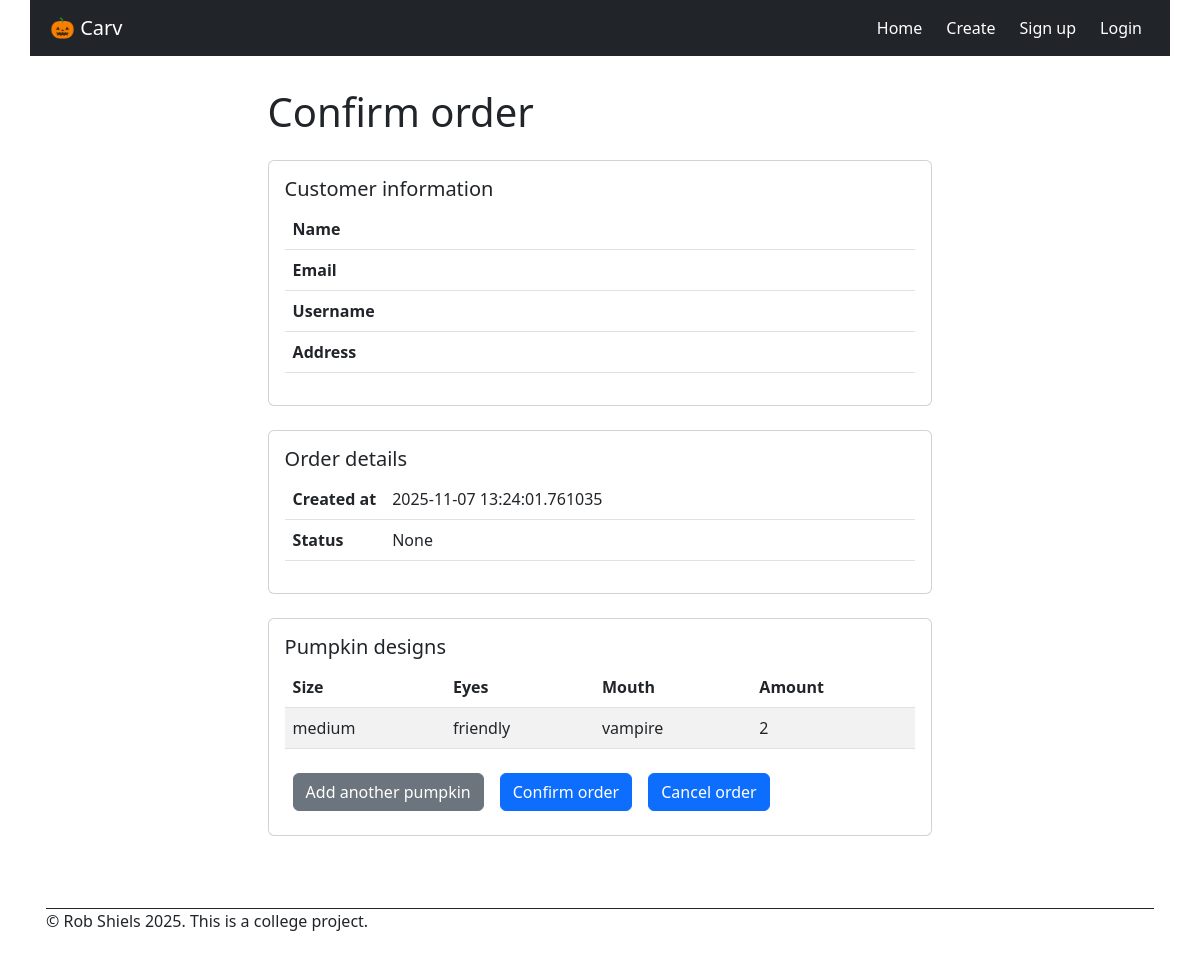
The app's page /order/2, older data.
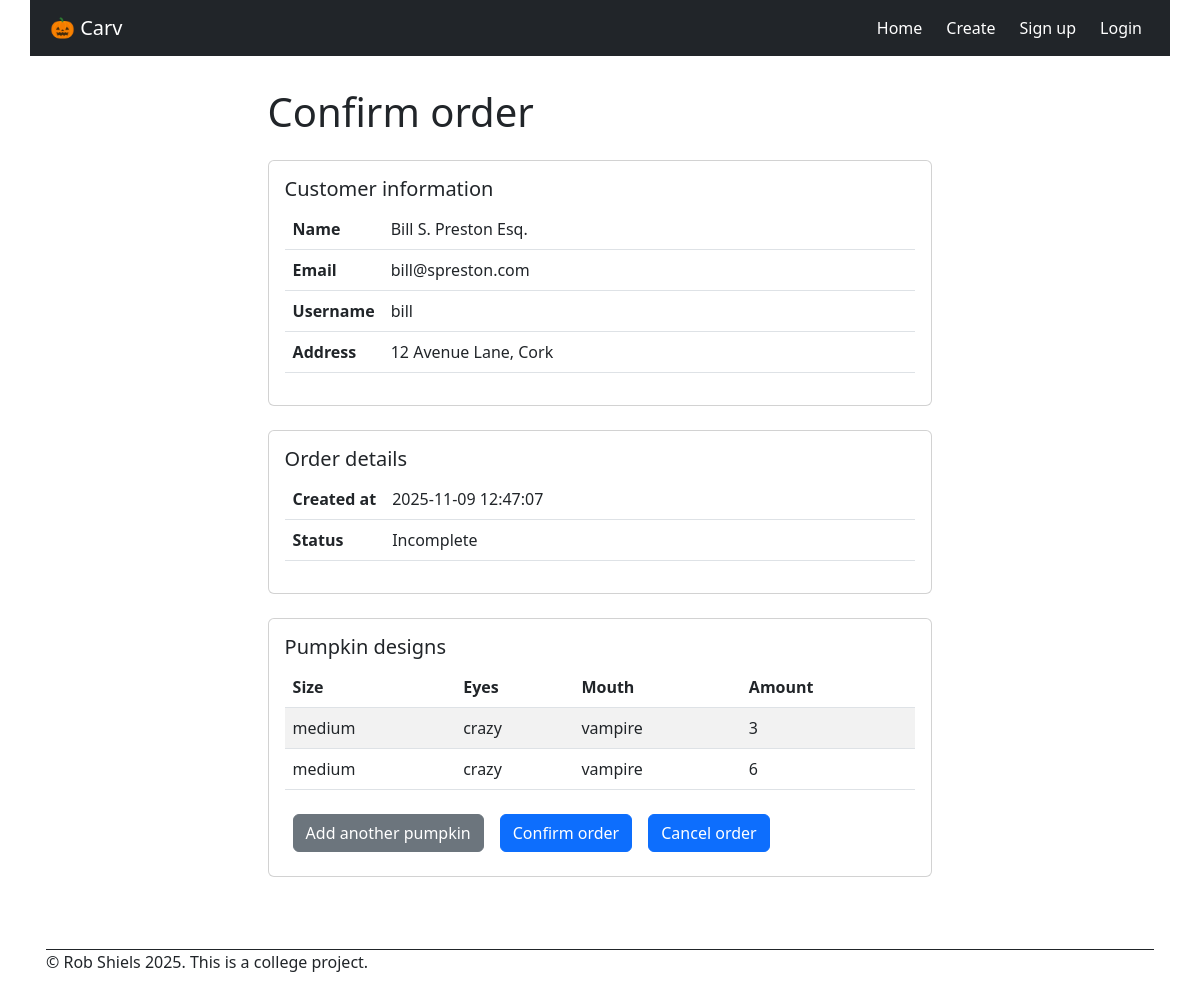
The same page, newer data.
### models.py (models this page shows, shortened)
class Order(db.Model):
    __tablename__ = 'order'
    order_id: Mapped[int] = mapped_column(primary_key=True)
    created_at: Mapped[datetime] = mapped_column(nullable=False,  default=lambda: datetime.now(timezone.utc).replace(microsecond=0))
    status: Mapped[str] = mapped_column(nullable=True)
    customer_id: Mapped[int] = mapped_column(db.ForeignKey('user.user_id'), nullable=False) # Add 'delete' button to delete customer and all associated ordres
    customer = db.relationship('User', back_populates='orders')
    pumpkins = db.relationship('PumpkinDesign', back_populates='order',  cascade='all, delete-orphan', passive_deletes=True )  # one-to-many

class PumpkinDesign(db.Model):
    __tablename__ = 'pumpkin_design'
    design_id: Mapped[int] = mapped_column(primary_key=True)
    size: Mapped[str] = mapped_column(nullable=False)
    eyes: Mapped[str] = mapped_column(nullable=False)
    mouth: Mapped[str] = mapped_column(nullable=False)
    amount: Mapped[int] = mapped_column(nullable=False)
    created_at: Mapped[datetime] = mapped_column(nullable=False,  default=lambda: datetime.now(timezone.utc).replace(microsecond=0))
    order_id: Mapped[int] = mapped_column(db.ForeignKey('order.order_id', ondelete='CASCADE'), nullable=False)
    order = db.relationship('Order', back_populates='pumpkins')

class User(db.Model, UserMixin):
    __tablename__ = 'user'
    user_id: Mapped[int] = mapped_column(primary_key=True)
    username: Mapped[str] = mapped_column(nullable=False)
    password: Mapped[str] = mapped_column(nullable=False)
    name: Mapped[str] = mapped_column(nullable=False)
    email: Mapped[str] = mapped_column(nullable=False, unique=True)
    address: Mapped[str] = mapped_column(nullable=False)
    role: Mapped[str] = mapped_column(nullable=False, default="customer")
    orders = db.relationship('Order', back_populates='customer')

### app.py (the view)
@app.route('/order/<int:order_id>', methods=["GET"])
def order_submit(order_id):
    order = Order.query.get_or_404(order_id)
    if order.status == "Confirmed":
        return redirect(url_for("my_account"))
    return render_template('order.html', order=order)

### templates/order.html
{% set title = "Confirm order" %}
{% extends "base.html" %}
{% block main %}
<div class="card mb-4">
    <div class="card-body">
        <h5 class="card-title ">Customer information</h5>
        <table class="table">
            <tbody>
                <tr>
                    <th scope="row" class="hug">Name</th>
                    <td>{{ order.customer.name }}</td>
                </tr>
                <tr>
                    <th scope="row" class="hug">Email</th>
                    <td>{{ order.customer.email }}</td>
                </tr>
                <tr>
                    <th scope="row" class="hug">Username</th>
                    <td>{{ order.customer.username }}</td>
                </tr>
                <tr>
                    <th scope="row" class="hug">Address</th>
                    <td>{{ order.customer.address }}</td>
                </tr>
            </tbody>
        </table>
    </div>
</div>
<div class="card mb-4">
    <div class="card-body">
        <h5 class="card-title">Order details</h5>
        <table class="table">
            <tbody>
                <tr>
                    <th scope="row" class="hug">Created at</th>
                    <td>{{ order.created_at }}</td>
                </tr>
                <tr>
                    <th scope="row" class="hug">Status</th>
                    <td>{{ order.status }}</td>
                </tr>
            </tbody>
        </table>
    </div>
</div>
<div class="card mb-4">
    <div class="card-body">
        <h5 class="card-title ">Pumpkin designs</h5>
        <table class="table table-striped">
            <thead>
                <tr>
                    <th>Size</th>
                    <th>Eyes</th>
                    <th>Mouth</th>
                    <th>Amount</th>
                </tr>
            </thead>
            <tbody>
                {% for pumpkin in order.pumpkins %}
                <tr>
                    <td>{{ pumpkin.size }}</td>
                    <td>{{ pumpkin.eyes }}</td>
                    <td>{{ pumpkin.mouth }}</td>
                    <td>{{ pumpkin.amount }}</td>
                </tr>
                {% endfor %}
            </tbody>
        </table>
        <div class="button-group-inline">
            <form id="add-another-pumpkin" action="{{url_for('add_another_pumpkin', order_id=order.order_id)}}"
                method="get">
                <button type="submit" class="btn btn-secondary m-2">Add another pumpkin</button>
            </form>
            <form id="order-form" action="{{url_for('order_action', order_id=order.order_id)}}" method="post">
                <button type="submit" class="btn btn-primary m-2">Confirm order</button>
            </form>
            <form id="order-form" action="{{url_for('delete_order', order_id=order.order_id)}}" method="post">
                <button type="submit" class="btn btn-primary m-2">Cancel order</button>
            </form>
        </div>
    </div>
</div>
{% endblock %}

### templates/base.html (shortened to what this page needs)
<!DOCTYPE html>
<html lang="en">
<head>
  <link rel="stylesheet" href="https://cdn.jsdelivr.net/npm/bootstrap@5.2.3/dist/css/bootstrap.min.css"
>
  <link rel="stylesheet" href="https://cdn.jsdelivr.net/npm/bootstrap-icons@1.3.0/font/bootstrap-icons.css">
  <link rel="stylesheet" href="{{ url_for('static', filename='css/style.css') }}">
</head>
<body>
  <div id="wrapper">
    <nav class="navbar navbar-expand-lg navbar-dark bg-dark p-2">
      <div class="container-fluid">
        <a class="navbar-brand" href="{{ url_for('index') }}">
          🎃
             Carv
        </a>
        <div class="collapse navbar-collapse" id="navbarNav">
          <ul class="navbar-nav ms-auto gap-2">
            <li class="nav-item">
              <a class="nav-link active" aria-current="page" href="{{ url_for('index') }}">Home</a>
            </li>
            <li class="nav-item">
              <a class="nav-link active" href="{{ url_for('create_pumpkin_page') }}">Create</a>
            </li>
            {% if current_user.is_authenticated %}
            <li class="nav-item">
              {% if current_user.role == 'admin' %}
              <a class="nav-link active" href="{{ url_for('admin_page') }}">Admin</a>
              {% else %}
              <a class="nav-link active" href="{{ url_for('my_account') }}">My account</a>
              {% endif %}
            </li>
            <li class="nav-item">
              <a class="nav-link active" href="{{ url_for('logout') }}">Logout</a>
            </li>
            {% else %}
            <li class="nav-item">
              <a class="nav-link active" href="{{ url_for('signup') }}">Sign up</a>
            </li>
            <li class="nav-item">
              <a class="nav-link active" href="{{ url_for('login') }}">Login</a>
            </li>
            {% endif %}
          </ul>
        </div>
      </div>
    </nav>
    <main>
      <div class="title-block">
        <h1 class="mb-4">{{ title or "Welcome" }}</h1>
      </div>
      {% block main %}
      {% endblock %}
    </main>
    <footer class="m-3">
      <p>&copy; Rob Shiels 2025. This is a college project.</p>
    </footer>
  </div>
</body>
</html>

### static/css/style.css (style rules this page uses)
* { margin: 0px; padding: 0px; font-size: 16px; }
html { height: 100%; color: white; }
body { margin: 0px; min-height: 100vh; }
nav { grid-area: nav; }
main { grid-area: main; }
footer { grid-area: footer; }
#wrapper { min-height: 100vh; margin-left: auto; margin-right: auto; background-color: white; display: grid; gap: 16px; grid-template-rows: auto 1fr auto; grid-template-areas: "nav" "main" "footer"; }
main { padding: 16px 16px; display: flex; flex-wrap: wrap; align-content: center; flex-direction: column; }
footer { border-top: 1px solid #212529; margin-top: auto; }
.button-group-inline { display:flex; }
.table td.hug, .table th.hug { width: 1%; white-space: nowrap; }
@media (min-width: 480px) { body { margin: 0px 24px; max-width: 1140px; margin-left: auto; margin-right: auto; } }
@media (min-width: 480px) { .card { width:60%; } }

Row changes from the older to the newer data that the page shows:
now on this page (row edited): User: customer.name "Bill S. Preston Esq.", customer.email "bill@spreston.com", customer.username "bill", customer.address "12 Avenue Lane, Cork"
changed Order: created_at "2025-11-07 13:24:01.761035" → "2025-11-09 12:47:07"; status "None" → "Incomplete"
changed PumpkinDesign (number 1 of 2 on the later page): eyes "friendly" → "crazy"; amount "2" → "3"
now on this page (row edited): PumpkinDesign: size "medium", eyes "crazy", mouth "vampire", amount "6"
